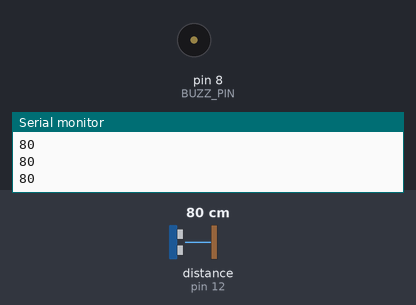
A sketch run on a simulated Arduino Uno, built with avr-gcc and run on an emulated ATmega328P. Parts: buzzer (waves = sounding), the last lines printed to the serial monitor. The inputs (shaded band) are chosen by the test bench; at power-on: distance to the obstacle (sensor on pin 12) 80 cm. The echo pulse lasts 58.3 µs per cm.

Above: at 1.2 s.
1.3 s: distance to the obstacle (sensor on pin 12) set to 22 cm
2.8 s: distance to the obstacle (sensor on pin 12) set to 18 cm
At 2.97 s:
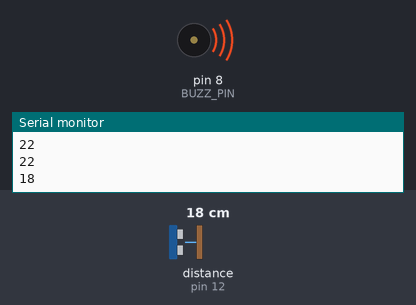
5.8 s: distance to the obstacle (sensor on pin 12) set to 9 cm
At 7.1 s:
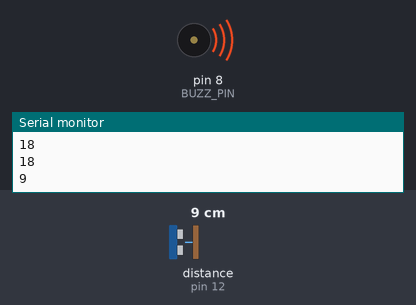
Timing chart, 0 to 13.5 s (numbered marks = the images above; inputs shaded):
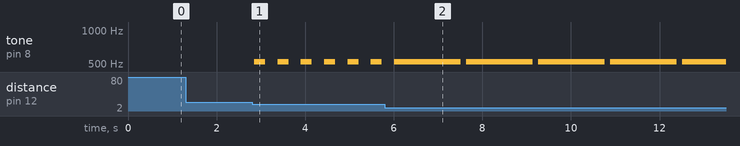

Measured:
- the behaviour switches between 20 and 19 cm on distance to the obstacle (sensor on pin 12) (found by bisection; images 0 and 1)
- after the input at 2.8 s, tone on pin 8 (BUZZ_PIN): alternates 523 Hz for 0.25 s and silent for 0.28 s, starting after 0.05 s
- after the input at 5.8 s, tone on pin 8 (BUZZ_PIN): alternates 523 Hz for 1.5 s and silent for 0.13 s, starting after 1.7 s

The sketch:

cancego.ino
```cpp
/*  cancego.ino
 *
 *  Proxecto de colar para cans cegos ou con visibilidade reducida.
 *  Consiste nun aviso sonoro que indica a proximidade dun obstáculo.
 *
 *  Sara Aguado Couselo © 2019
 */

#define NOSE /* Distancia do sensor ao fuciño (cm): */  5
#define CONT /* Pitido continuo ata (cm):           */  5
#define FAST /* Pitido rápido ata (cm):             */ 10
#define SLOW /* Pitido lento ata (cm):              */ 15

/*  AS CONSTANTES DEFINIDAS ENRIBA PERMITEN PERSONALIZAR O   */
/*  FUNCIONAMENTO DO COLAR SEGUNDO AS DISTINTAS NECESIDADES  */


#include <SR04.h>

const byte BUZZ_PIN =  8;
const byte ECHO_PIN = 11;
const byte TRIG_PIN = 12;

SR04 sr04 = SR04(ECHO_PIN,TRIG_PIN);
long distance;

void setup() {
  pinMode(BUZZ_PIN, OUTPUT); // zumbador
  Serial.begin(9600);
}

void loop() {
  distance = sr04.Distance();                      // O sensor obtén a distancia en centímetros
  Serial.println(distance);
  if (distance < NOSE || distance > NOSE+SLOW) {   // Se a distancia é grande ou menor á do fuciño...
    noTone(BUZZ_PIN);                              // ...silencio para non molestar
  }
  else if (distance < NOSE+CONT) {                 // Se a distancia é PEQUENA...
    tone(BUZZ_PIN, 523, 1500);                     // ...o pitido é CONTINUO
    delay(1600);
    noTone(BUZZ_PIN);
  }
  else if (distance < NOSE+FAST) {
    tone(BUZZ_PIN, 523, 250);                      // Se a distancia é MEDIA...
    delay(325);                                    // ...o pitido é RÁPIDO
    noTone(BUZZ_PIN);
  }
  else if (distance < NOSE+SLOW) {                 // Se a distancia é GRANDE...
    tone(BUZZ_PIN, 523, 250);                      // ...o pitido é LENTO
    delay(500);
    noTone(BUZZ_PIN);
  }

  /* A frecuencia de 523 Hz corresponde coa nota C5 */
}
```
